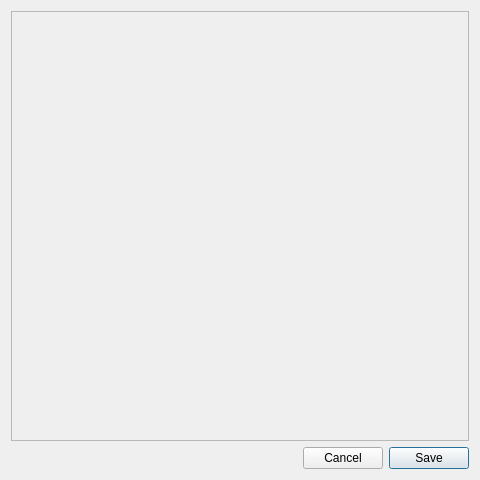
<?xml version="1.0" encoding="UTF-8"?>
<ui version="4.0">
 <class>EditRow</class>
 <widget class="QDialog" name="EditRow">
  <property name="geometry">
   <rect>
    <x>0</x>
    <y>0</y>
    <width>480</width>
    <height>480</height>
   </rect>
  </property>
  <property name="windowTitle">
   <string>Edit Row</string>
  </property>
  <property name="locale">
   <locale language="English" country="UnitedStates"/>
  </property>
  <layout class="QGridLayout" name="gridLayout">
   <item row="1" column="2">
    <widget class="QPushButton" name="buttonSave">
     <property name="text">
      <string>Save</string>
     </property>
     <property name="default">
      <bool>true</bool>
     </property>
    </widget>
   </item>
   <item row="1" column="1">
    <widget class="QPushButton" name="buttonCancel">
     <property name="text">
      <string>Cancel</string>
     </property>
    </widget>
   </item>
   <item row="1" column="0">
    <spacer name="horizontalSpacer">
     <property name="orientation">
      <enum>Qt::Horizontal</enum>
     </property>
     <property name="sizeHint" stdset="0">
      <size>
       <width>40</width>
       <height>20</height>
      </size>
     </property>
    </spacer>
   </item>
   <item row="0" column="0" colspan="3">
    <widget class="QScrollArea" name="areaColumns">
     <property name="widgetResizable">
      <bool>true</bool>
     </property>
     <widget class="QWidget" name="areaWidgets">
      <property name="geometry">
       <rect>
        <x>0</x>
        <y>0</y>
        <width>464</width>
        <height>16</height>
       </rect>
      </property>
      <property name="sizePolicy">
       <sizepolicy hsizetype="Expanding" vsizetype="Fixed">
        <horstretch>0</horstretch>
        <verstretch>0</verstretch>
       </sizepolicy>
      </property>
     </widget>
    </widget>
   </item>
  </layout>
 </widget>
 <resources/>
 <connections/>
</ui>
